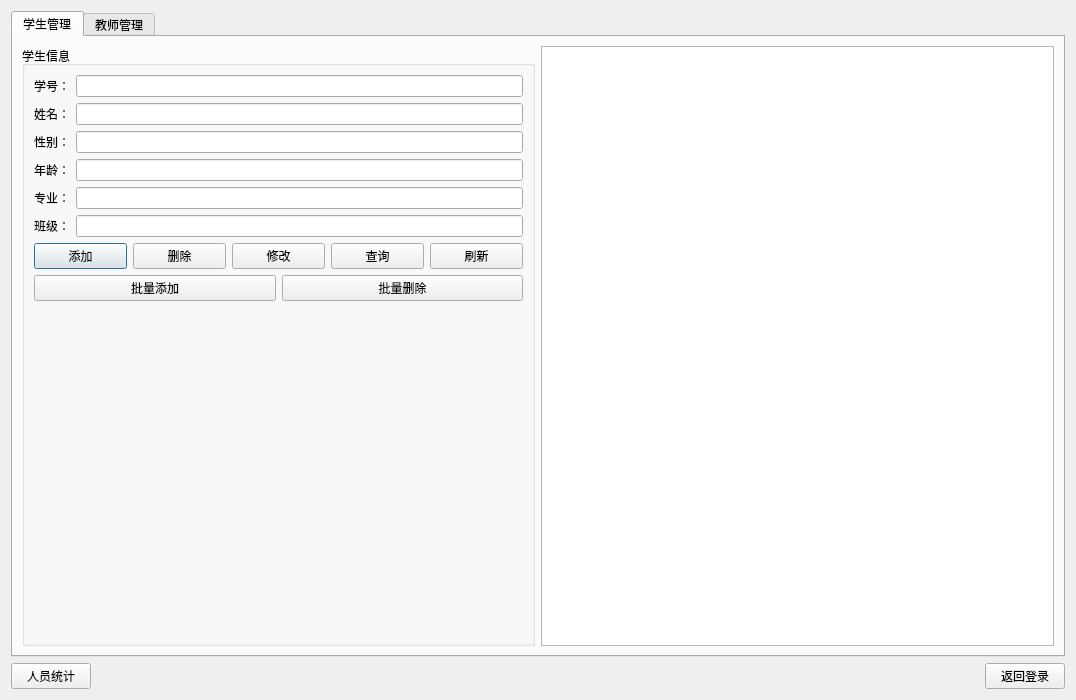
<?xml version="1.0" encoding="UTF-8"?>
<ui version="4.0">
 <class>PersonManager</class>
 <widget class="QDialog" name="PersonManager">
  <property name="geometry">
   <rect>
    <x>0</x>
    <y>0</y>
    <width>1076</width>
    <height>700</height>
   </rect>
  </property>
  <property name="windowTitle">
   <string>人员信息管理系统</string>
  </property>
  <property name="windowIcon">
   <iconset resource="res.qrc">
    <normaloff>:/s/log.jpg</normaloff>:/s/log.jpg</iconset>
  </property>
  <property name="styleSheet">
   <string notr="true">background-image: url(:/s/back.jpg);</string>
  </property>
  <layout class="QVBoxLayout" name="verticalLayout">
   <item>
    <widget class="QTabWidget" name="tabWidget">
     <property name="currentIndex">
      <number>0</number>
     </property>
     <widget class="QWidget" name="tabStudent">
      <attribute name="title">
       <string>学生管理</string>
      </attribute>
      <layout class="QHBoxLayout" name="horizontalLayout_2">
       <item>
        <widget class="QGroupBox" name="groupBox_2">
         <property name="title">
          <string>学生信息</string>
         </property>
         <layout class="QFormLayout" name="formLayout_2">
          <item row="0" column="0">
           <widget class="QLabel" name="label_7">
            <property name="text">
             <string>学号：</string>
            </property>
           </widget>
          </item>
          <item row="0" column="1">
           <widget class="QLineEdit" name="editStudentId"/>
          </item>
          <item row="1" column="0">
           <widget class="QLabel" name="label_8">
            <property name="text">
             <string>姓名：</string>
            </property>
           </widget>
          </item>
          <item row="1" column="1">
           <widget class="QLineEdit" name="editStudentName"/>
          </item>
          <item row="2" column="0">
           <widget class="QLabel" name="label_9">
            <property name="text">
             <string>性别：</string>
            </property>
           </widget>
          </item>
          <item row="2" column="1">
           <widget class="QLineEdit" name="editStudentGender"/>
          </item>
          <item row="3" column="0">
           <widget class="QLabel" name="label_10">
            <property name="text">
             <string>年龄：</string>
            </property>
           </widget>
          </item>
          <item row="3" column="1">
           <widget class="QLineEdit" name="editStudentAge"/>
          </item>
          <item row="4" column="0">
           <widget class="QLabel" name="label_11">
            <property name="text">
             <string>专业：</string>
            </property>
           </widget>
          </item>
          <item row="4" column="1">
           <widget class="QLineEdit" name="editStudentMajor"/>
          </item>
          <item row="5" column="0">
           <widget class="QLabel" name="label_12">
            <property name="text">
             <string>班级：</string>
            </property>
           </widget>
          </item>
          <item row="5" column="1">
           <widget class="QLineEdit" name="editStudentClass"/>
          </item>
          <item row="6" column="0" colspan="2">
           <layout class="QHBoxLayout" name="horizontalLayout_4">
            <item>
             <widget class="QPushButton" name="btnAddStudent">
              <property name="text">
               <string>添加</string>
              </property>
             </widget>
            </item>
            <item>
             <widget class="QPushButton" name="btnDeleteStudent">
              <property name="text">
               <string>删除</string>
              </property>
             </widget>
            </item>
            <item>
             <widget class="QPushButton" name="btnUpdateStudent">
              <property name="text">
               <string>修改</string>
              </property>
             </widget>
            </item>
            <item>
             <widget class="QPushButton" name="btnQueryStudent">
              <property name="text">
               <string>查询</string>
              </property>
             </widget>
            </item>
            <item>
             <widget class="QPushButton" name="btnRefreshStudent">
              <property name="text">
               <string>刷新</string>
              </property>
             </widget>
            </item>
           </layout>
          </item>
          <item row="7" column="0" colspan="2">
           <layout class="QHBoxLayout" name="horizontalLayout_6">
            <item>
             <widget class="QPushButton" name="btnBatchAddStudent">
              <property name="text">
               <string>批量添加</string>
              </property>
             </widget>
            </item>
            <item>
             <widget class="QPushButton" name="btnBatchDeleteStudent">
              <property name="text">
               <string>批量删除</string>
              </property>
             </widget>
            </item>
           </layout>
          </item>
         </layout>
        </widget>
       </item>
       <item>
        <widget class="QTableWidget" name="tableStudent">
         <property name="minimumSize">
          <size>
           <width>500</width>
           <height>0</height>
          </size>
         </property>
        </widget>
       </item>
      </layout>
     </widget>
     <widget class="QWidget" name="tabTeacher">
      <attribute name="title">
       <string>教师管理</string>
      </attribute>
      <layout class="QHBoxLayout" name="horizontalLayout_3">
       <item>
        <widget class="QGroupBox" name="groupBox_3">
         <property name="title">
          <string>教师信息</string>
         </property>
         <layout class="QFormLayout" name="formLayout_3">
          <item row="0" column="0">
           <widget class="QLabel" name="label_13">
            <property name="text">
             <string>工号：</string>
            </property>
           </widget>
          </item>
          <item row="0" column="1">
           <widget class="QLineEdit" name="editTeacherId"/>
          </item>
          <item row="1" column="0">
           <widget class="QLabel" name="label_14">
            <property name="text">
             <string>姓名：</string>
            </property>
           </widget>
          </item>
          <item row="1" column="1">
           <widget class="QLineEdit" name="editTeacherName"/>
          </item>
          <item row="2" column="0">
           <widget class="QLabel" name="label_15">
            <property name="text">
             <string>性别：</string>
            </property>
           </widget>
          </item>
          <item row="2" column="1">
           <widget class="QLineEdit" name="editTeacherGender"/>
          </item>
          <item row="3" column="0">
           <widget class="QLabel" name="label_16">
            <property name="text">
             <string>年龄：</string>
            </property>
           </widget>
          </item>
          <item row="3" column="1">
           <widget class="QLineEdit" name="editTeacherAge"/>
          </item>
          <item row="4" column="0">
           <widget class="QLabel" name="label_17">
            <property name="text">
             <string>部门：</string>
            </property>
           </widget>
          </item>
          <item row="4" column="1">
           <widget class="QLineEdit" name="editTeacherDept"/>
          </item>
          <item row="5" column="0">
           <widget class="QLabel" name="label_18">
            <property name="text">
             <string>职称：</string>
            </property>
           </widget>
          </item>
          <item row="5" column="1">
           <widget class="QLineEdit" name="editTeacherTitle"/>
          </item>
          <item row="6" column="0" colspan="2">
           <layout class="QHBoxLayout" name="horizontalLayout_5">
            <item>
             <widget class="QPushButton" name="btnAddTeacher">
              <property name="text">
               <string>添加</string>
              </property>
             </widget>
            </item>
            <item>
             <widget class="QPushButton" name="btnDeleteTeacher">
              <property name="text">
               <string>删除</string>
              </property>
             </widget>
            </item>
            <item>
             <widget class="QPushButton" name="btnUpdateTeacher">
              <property name="text">
               <string>修改</string>
              </property>
             </widget>
            </item>
            <item>
             <widget class="QPushButton" name="btnQueryTeacher">
              <property name="text">
               <string>查询</string>
              </property>
             </widget>
            </item>
            <item>
             <widget class="QPushButton" name="btnRefreshTeacher">
              <property name="text">
               <string>刷新</string>
              </property>
             </widget>
            </item>
           </layout>
          </item>
          <item row="7" column="0" colspan="2">
           <layout class="QHBoxLayout" name="horizontalLayout_7">
            <item>
             <widget class="QPushButton" name="btnBatchAddTeacher">
              <property name="text">
               <string>批量添加</string>
              </property>
             </widget>
            </item>
            <item>
             <widget class="QPushButton" name="btnBatchDeleteTeacher">
              <property name="text">
               <string>批量删除</string>
              </property>
             </widget>
            </item>
           </layout>
          </item>
         </layout>
        </widget>
       </item>
       <item>
        <widget class="QTableWidget" name="tableTeacher">
         <property name="minimumSize">
          <size>
           <width>500</width>
           <height>0</height>
          </size>
         </property>
        </widget>
       </item>
      </layout>
     </widget>
    </widget>
   </item>
   <item>
    <layout class="QHBoxLayout" name="horizontalLayout">
     <item>
      <widget class="QPushButton" name="btnStatistics">
       <property name="text">
        <string>人员统计</string>
       </property>
      </widget>
     </item>
     <item>
      <spacer name="horizontalSpacer">
       <property name="orientation">
        <enum>Qt::Orientation::Horizontal</enum>
       </property>
       <property name="sizeHint" stdset="0">
        <size>
         <width>40</width>
         <height>20</height>
        </size>
       </property>
      </spacer>
     </item>
     <item>
      <widget class="QPushButton" name="btnReturn">
       <property name="text">
        <string>返回登录</string>
       </property>
      </widget>
     </item>
    </layout>
   </item>
  </layout>
 </widget>
 <resources>
  <include location="res.qrc"/>
 </resources>
 <connections/>
</ui>
